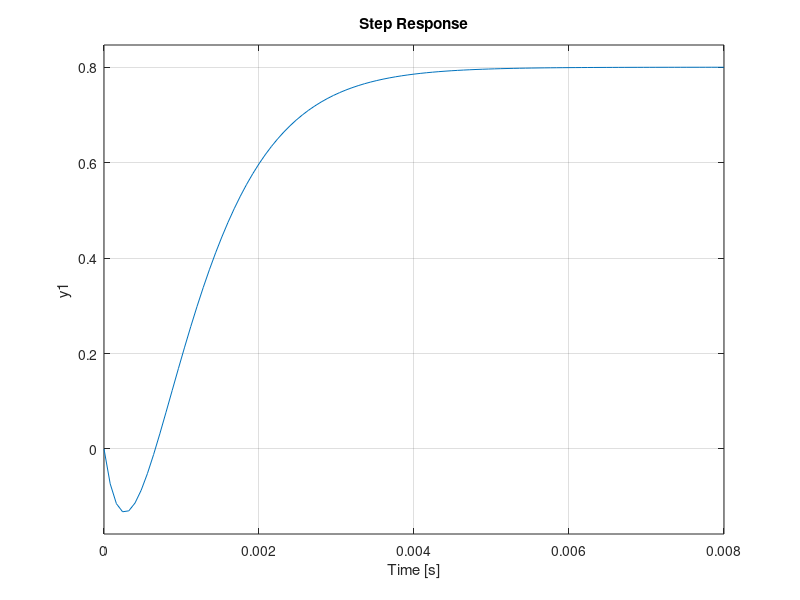

Write MATLAB code to recreate this figure.
% UNIDAD 4 - EJERCICIO 8
clear all; close all; clc
pkg load control
s = tf('s')

% ------- A) SISTEMA 1 -------
% 1. Declaro variables:
% a) K (Ganancia)
K = 1

% b) tau (cte de tiempo)
tau = 1e-4

% 2. FdT 1er Orden:
G = K / (tau*s + 1)

% 3. Grafico para comparar:
step(G, 8e-4); grid on

% G=tf(1,[0.1e-3 1]);
% Tfinal=8e-4;
% step(G,Tfinal);grid


% ------- B) SISTEMA 2 -------
% 1. Declaro variables:
% a) K (Ganancia)
K = 0.9

% b) tau (cte de tiempo)
tau = 0.23e-3
%tau = 2.4e-4

% 2. FdT 1er Orden:
G = K / (tau*s + 1)

% 3. Grafico para comparar:
step(G, 2e-3); grid on


% ------- C) SISTEMA 3 -------
% 1. Declaro variables:
% a) K (Ganancia)
K = 8500

% b) tau (cte de tiempo)
tau = 10

% 2. FdT 1er Orden:
G = K / (tau*s + 1)

% 3. Grafico para comparar:
step(G, 90); grid on


% ------- D) SISTEMA 4 -------
% 1. Declaro variables:
% a) K (Ganancia)
K = 95

% b) tau (cte de tiempo)
tau = 50

% c) Tiempos
ts = 300; % [seg] Tiempo de establecimiento al 100%
td = 100; % [seg] Tiempo de retardo

% 2. FdT 1er Orden (Sin retardo):
G_sin_retardo = K / (tau*s + 1);

% 3. Aplicamos el retardo temporal mediante Aproximación de Padé (1er orden)
% exp(-td*s) ≈ (1 - (td/2)*s) / (1 + (td/2)*s)
Aprox_Pade = (1 - (td/2)*s) / (1 + (td/2)*s);

% 4. FdT Completa:
G = G_sin_retardo * Aprox_Pade;

% 5. Grafico para comparar:
step(G, 500); grid on;


% ------- E) SISTEMA 5 -------
% 1. Declaro variables:
% a) K (Ganancia)
K = 0.75

% b) tau (cte de tiempo)
tau = 0.3e-6

% 2. FdT 1er Orden:
G = K / (tau*s + 1)

% 3. Grafico para comparar:
step(G, 4e-6); grid on


% ------- F) SISTEMA 6 -------
% 1. Declaro variables:
% a) K (Ganancia)
K = 0.8

% b) tau (cte de tiempo)
tau = 0.7e-3

% c) Tiempos
ts = 5e-3; % [seg] Tiempo de establecimiento al 100%
td = 1e-3; % [seg] Tiempo de retardo

% 2. FdT 1er Orden (Sin retardo):
G_sin_retardo = K / (tau*s + 1);

% 3. Aplicamos el retardo temporal mediante Aproximación de Padé (1er orden)
% exp(-td*s) ≈ (1 - (td/2)*s) / (1 + (td/2)*s)
Aprox_Pade = (1 - (td/2)*s) / (1 + (td/2)*s);

% 4. FdT Completa:
G = G_sin_retardo * Aprox_Pade;

% 5. Grafico para comparar:
step(G, 8e-3); grid on;
